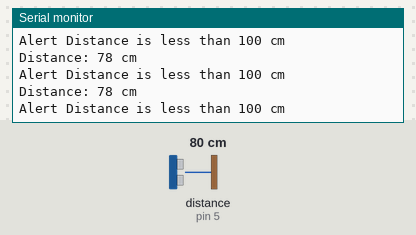
Simulated run of this sketch. Board: Arduino Uno, built with avr-gcc and run on an emulated ATmega328P. Parts: the last lines printed to the serial monitor. Wiring (inferred from the names in the program): ultrasonic range finder: trigger pin 2; echo pin 5. Inputs (shaded band) come from the test bench; at power-on: distance to the obstacle (sensor on pin 5) 80 cm. The echo pulse lasts 58.3 µs per cm.

Above: at 1.2 s.
1.3 s: distance to the obstacle (sensor on pin 5) set to 2 cm
At 1.8 s:
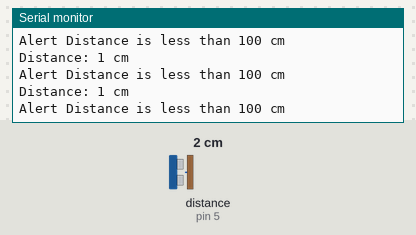
4.3 s: distance to the obstacle (sensor on pin 5) set to 18 cm
At 5.0 s:
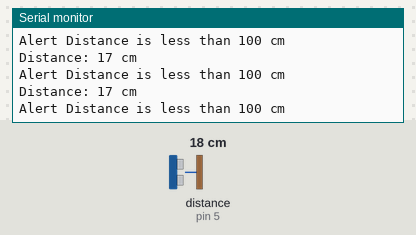
7.3 s: distance to the obstacle (sensor on pin 5) set to 4 cm
At 7.9 s:
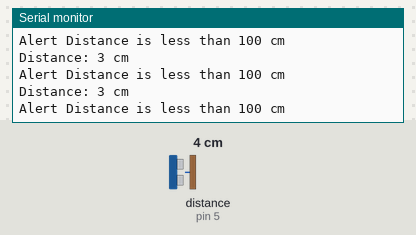
10.3 s: distance to the obstacle (sensor on pin 5) set to 120 cm
At 11.1 s:
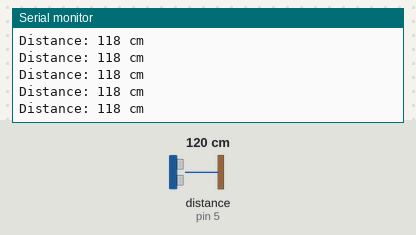
13.3 s: distance to the obstacle (sensor on pin 5) set to 35 cm
At 14.1 s:
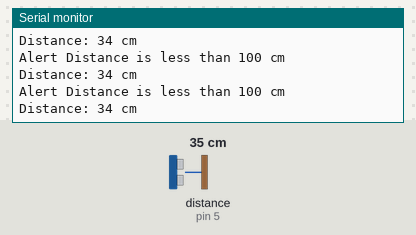
16.3 s: distance to the obstacle (sensor on pin 5) set to 9 cm
At 17.2 s:
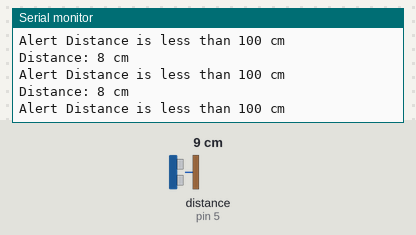
Timing chart, 0 to 19.3 s (numbered marks = the images above; inputs shaded):
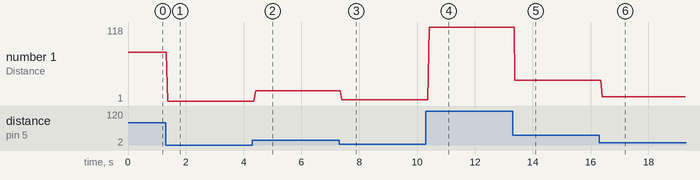

The sketch:

Coding.ino
```cpp
// defines pins numbers
const int trigPin = 2;
const int echoPin = 5;
// defines variables
long duration;
int distance;
void setup() {

    pinMode(trigPin, OUTPUT); // Sets the trigPin as an Output
    pinMode(echoPin, INPUT); // Sets the echoPin as an Input
    Serial.begin(9600); // Starts the serial communication
}
void loop() {
    // Clears the trigPin
    digitalWrite(trigPin, LOW);
    delayMicroseconds(2);
    // Sets the trigPin on HIGH state for 10 micro seconds
    digitalWrite(trigPin, HIGH);
    delayMicroseconds(10);
    digitalWrite(trigPin, LOW);
    // Reads the echoPin, returns the sound wave travel time in microseconds
    duration = pulseIn(echoPin, HIGH);
    // Calculating the distance
    distance= duration*0.034/2;
    // Prints the distance on the Serial Monitor
    Serial.print("Distance: ");
    Serial.print(distance);
    Serial.println(" cm");
    if(distance <= 100){
        Serial.println("Alert Distance is less than 100 cm");
    }
}
```

Measured:
- after the input at 1.3 s, the serial monitor: prints a new line after 0.08 s (image 1)
- after the input at 4.3 s, the serial monitor: prints a new line after 0.11 s (image 2)
- after the input at 7.3 s, the serial monitor: prints a new line after 0.09 s (image 3)
- after the input at 10.3 s, the serial monitor: prints a new line after 0.12 s (image 4)
- after the input at 13.3 s, the serial monitor: prints a new line after 0.07 s (image 5)
- after the input at 16.3 s, the serial monitor: prints a new line after 0.11 s (image 6)
- plotted number 1: 78 → 1 after the input at 1.3 s, 1 → 17 after the input at 4.3 s, 17 → 3 after the input at 7.3 s, 3 → 118 after the input at 10.3 s, 118 → 34 after the input at 13.3 s
